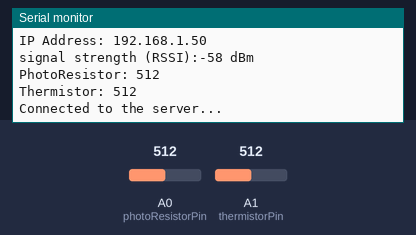
This sketch was run on a simulated Arduino Nano RP2040 Connect. Shown: the last lines printed to the serial monitor. Inputs (shaded band) come from the test bench; at power-on: A0 (photoResistorPin) = 512, A1 (thermistorPin) = 512. WiFi joins after 1.5 s; servers stay silent unless stated.

Above: at 12.7 s.
12.8 s: A0 (photoResistorPin) set to 716
At 14.3 s:
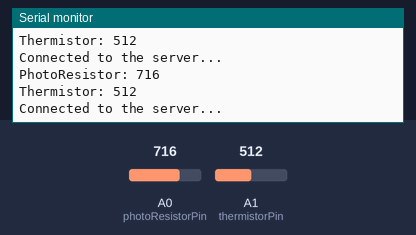
14.4 s: A1 (thermistorPin) set to 716
At 15.8 s:
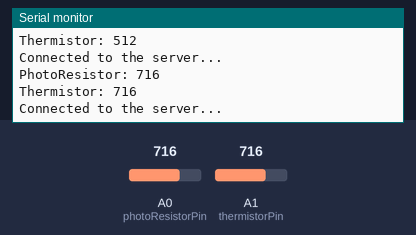
16.0 s: A0 (photoResistorPin) set to 900
At 16.8 s:
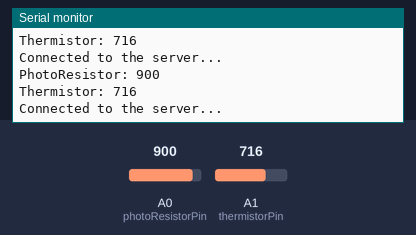
17.6 s: A1 (thermistorPin) set to 900
At 19.7 s:
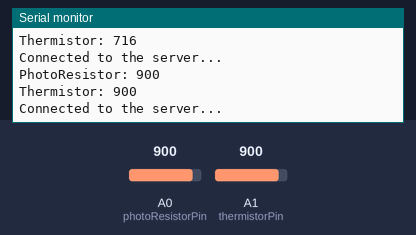
Timing chart, 0 to 20.2 s (numbered marks = the images above; inputs shaded):
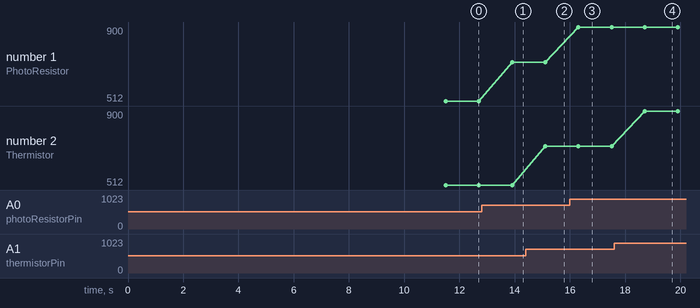

Measured:
- after the input at 12.8 s, the serial monitor: prints a new line after 1.1 s (image 1)
- after the input at 14.4 s, the serial monitor: prints a new line after 0.71 s (image 2)
- after the input at 16.0 s, the serial monitor: prints a new line after 0.31 s (image 3)
- after the input at 17.6 s, the serial monitor: prints a new line after 1.1 s (image 4)
- plotted number 1: 512 → 716 after the input at 12.8 s, 716 → 900 after the input at 16.0 s

The sketch:

widget_lab_3.ino
```cpp
#include <SPI.h>
#include <WiFiNINA.h>
#include "secrets.h"

char ssid[] = NETWORK_SSID;        // your network SSID (name)
char pass[] = NETWORK_PASSWORD;    // your network password (use for WPA, or use as key for WEP)
int keyIndex = 0;                  // your network key Index number (needed only for WEP)

char deviceId[] = "1234";

int status = WL_IDLE_STATUS;
// if you don't want to use DNS (and reduce your sketch size)
// use the numeric IP instead of the name for the server:
//IPAddress server(74,125,232,128);  // numeric IP for Google (no DNS)
char server[] = SERVER;    // name address for server e.g. www.google.com

WiFiSSLClient client;

int photoResistorPin = A0;
int thermistorPin = A1;

int thermistorVal = 0;
int photoResistorVal = 0;

String requestBody = "";

void setup() {
  Serial.begin(9600);
  while (!Serial) {
    ; // wait for serial port to connect. Needed for native USB port only
  }

  if (WiFi.status() == WL_NO_MODULE) {
    Serial.println("Communication with WiFi module failed!");
    // don't continue
    while (true);
  }

  String fv = WiFi.firmwareVersion();
  if (fv < WIFI_FIRMWARE_LATEST_VERSION) {
    Serial.println("Please upgrade the firmware");
    // If you get this message, please go to https://docs.arduino.cc/tutorials/nano-rp2040-connect/rp2040-upgrading-nina-firmware
  }

  // attempt to connect to WiFi network:
  while (status != WL_CONNECTED) {
    Serial.print("Attempting to connect to SSID: ");
    Serial.println(ssid);
    status = WiFi.begin(ssid, pass);
    // wait 10 seconds for connection:
    delay(10000);
  }
  Serial.println("Connected to wifi");
  printWiFiStatus();
}

void loop() {
  photoResistorVal = analogRead(photoResistorPin);
  thermistorVal = analogRead(thermistorPin);
  Serial.println("PhotoResistor: " + String(photoResistorVal));
  Serial.println("Thermistor: " + String(thermistorVal));
  requestBody = makeRequestBody(thermistorVal, photoResistorVal);
  postData(requestBody);
  delay(1000);
}

void printWiFiStatus() {
  // print the SSID of the network you're attached to:
  Serial.print("SSID: ");
  Serial.println(WiFi.SSID());

  // print your board's IP address:
  IPAddress ip = WiFi.localIP();
  Serial.print("IP Address: ");
  Serial.println(ip);

  // print the received signal strength:
  long rssi = WiFi.RSSI();
  Serial.print("signal strength (RSSI):");
  Serial.print(rssi);
  Serial.println(" dBm");
}

String makeRequestBody(int thermistorValue, int photoResistorValue) {
  String result = "{\n\t\"deviceId\": " + String(deviceId) + ",\n\t\"thermistorValue\": " + String(thermistorValue) + ",\n\t\"photoResistorValue\": " + String(photoResistorValue) + "\n}";
  return result;
}

void postData(String body) {
  // Check if WiFi is connected
  if(WiFi.status() == WL_CONNECTED){
    Serial.println("Connected to the server...");
    // Connect to the server on https port
    if (client.connect(server, 443)){
      // make post request & send headers
      client.println("POST /sensors/add-data HTTP/1.1");
      client.println("Host: " + String(server));
      client.println("Content-Type: application/json");
      client.println("Accept: */*");
      client.println("Cache-Control: no-cache");
      client.println("Accept-Encoding: gzip, deflate");
      client.println("Accept-Language: en-us");
      client.println("Content-Length: " + String(body.length()));
      client.println("Connection: close");
      client.println(); // end HTTP request header
      client.println(body);
    }
  }
}
```

secrets.default.h
```cpp
#define NETWORK_SSID "";
#define NETWORK_PASSWORD "";
#define SERVER "";
```
